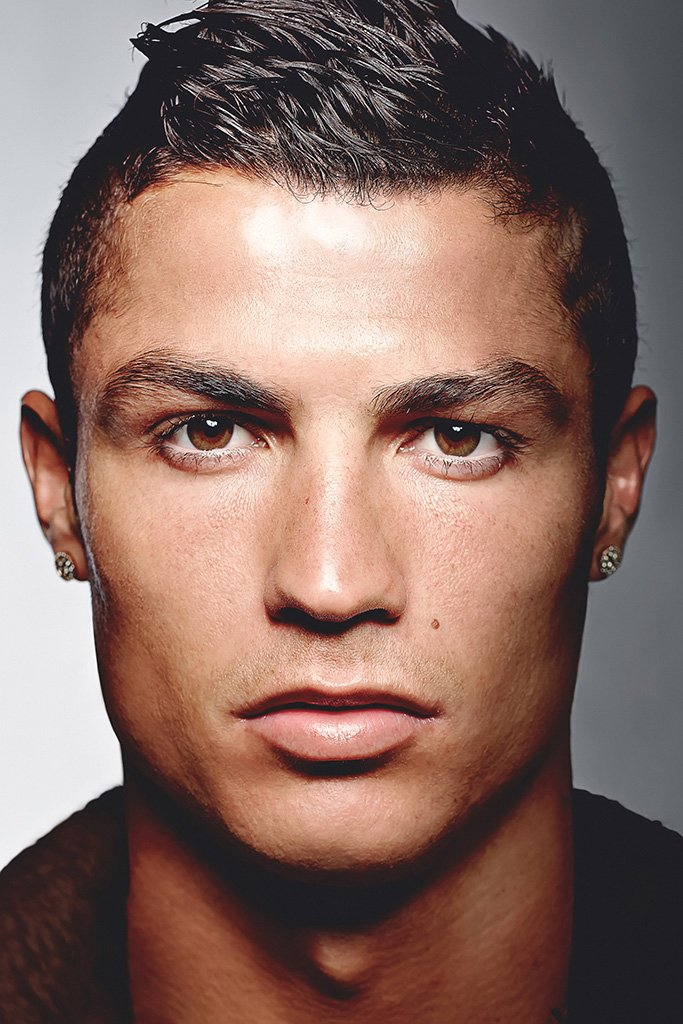
#> input picture Dataset/Ronaldo/000001.jpg, 683 x 1024 px; its folder holds only this picture in this run
$ python train_model.py
#> lines starting #> are read from the running program, lines starting #| are printed output that depends on the picture
import os
import cv2
import numpy as np
import sys

# ================================
# CẤU HÌNH ĐƯỜNG DẪN
# ================================
DATASET_PATH = "../Dataset"
MODEL_PATH = "../Model"
os.makedirs(MODEL_PATH, exist_ok=True)

# ================================
# BƯỚC 1: KIỂM TRA DỮ LIỆU
# ================================
if not os.path.exists(DATASET_PATH):
    print("❌ Không tìm thấy thư mục Dataset!")
    sys.exit()

subfolders = [d for d in os.listdir(DATASET_PATH) if os.path.isdir(os.path.join(DATASET_PATH, d))]
if len(subfolders) == 0:
    print("❌ Dataset trống, chưa có dữ liệu khuôn mặt nào!")
    sys.exit()

# ================================
# BƯỚC 2: ĐỌC ẢNH VÀ GÁN NHÃN
# ================================
faces = []
labels = []
id_to_name = {}

print("⚡ Đang tải dữ liệu khuôn mặt...")

for label_id, folder_name in enumerate(subfolders):
    folder_path = os.path.join(DATASET_PATH, folder_name)
    image_files = [f for f in os.listdir(folder_path) if f.lower().endswith(('.jpg', '.png', '.jpeg'))]

    if len(image_files) == 0:
        print(f"⚠️ Bỏ qua thư mục {folder_name}: không có ảnh hợp lệ.")
        continue

    id_to_name[label_id] = folder_name

    for img_name in image_files:
        img_path = os.path.join(folder_path, img_name)
        gray = cv2.imread(img_path, cv2.IMREAD_GRAYSCALE)
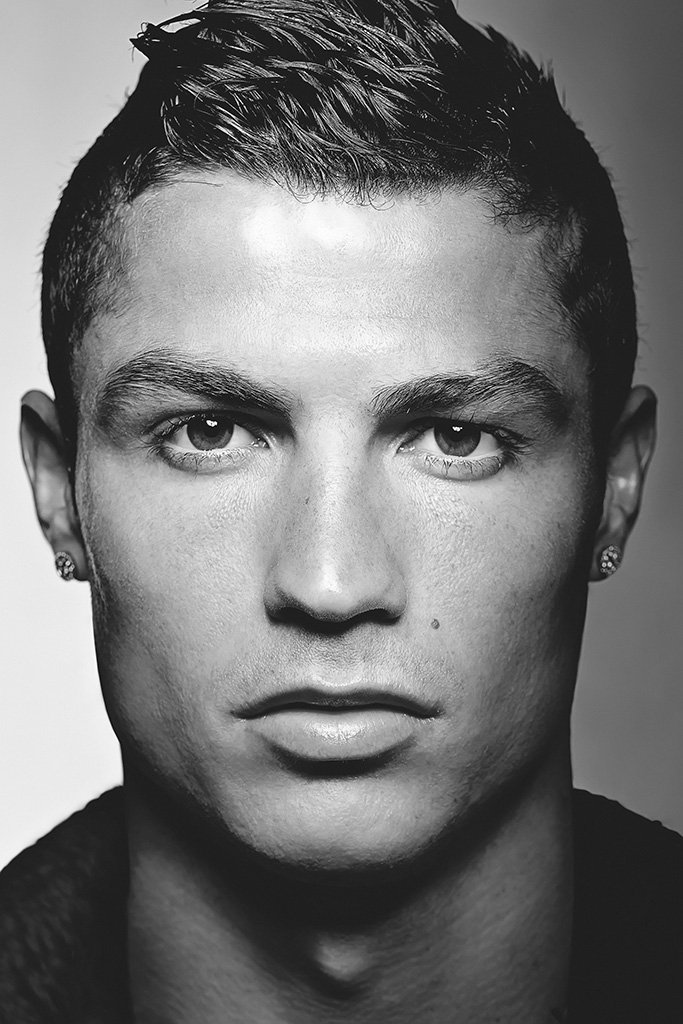
#> gray: shape (1024, 683); min 0, max 255, mean 114.3
        if gray is None:
            print(f"⚠️ Không đọc được ảnh: {img_path}")
            continue
        faces.append(gray)
        labels.append(label_id)

print(f"✅ Đã nạp {len(faces)} ảnh từ {len(id_to_name)} người.")
#| ✅ Đã nạp 2 ảnh từ 2 người.

# ================================
# BƯỚC 3: KIỂM TRA DỮ LIỆU TRƯỚC KHI TRAIN
# ================================
if len(faces) == 0:
    print("❌ Không có dữ liệu để train!")
    sys.exit()

# ================================
# BƯỚC 4: TRAIN MODEL LBPH
# ================================
print("🚀 Đang train model LBPH...")

recognizer = cv2.face.LBPHFaceRecognizer_create()
recognizer.train(faces, np.array(labels))

# ================================
# BƯỚC 5: LƯU MODEL VÀ LABEL_MAP
# ================================
model_file = os.path.join(MODEL_PATH, "face_model.yml")
recognizer.save(model_file)

label_map_path = os.path.join(MODEL_PATH, "label_map.txt")
with open(label_map_path, "w", encoding="utf-8") as f:
    for idx, name in id_to_name.items():
        f.write(f"{idx}:{name}\n")

print("✅ Đã lưu model tại:", model_file)
print("✅ Đã lưu label map tại:", label_map_path)
print("🎉 Huấn luyện hoàn tất!")
